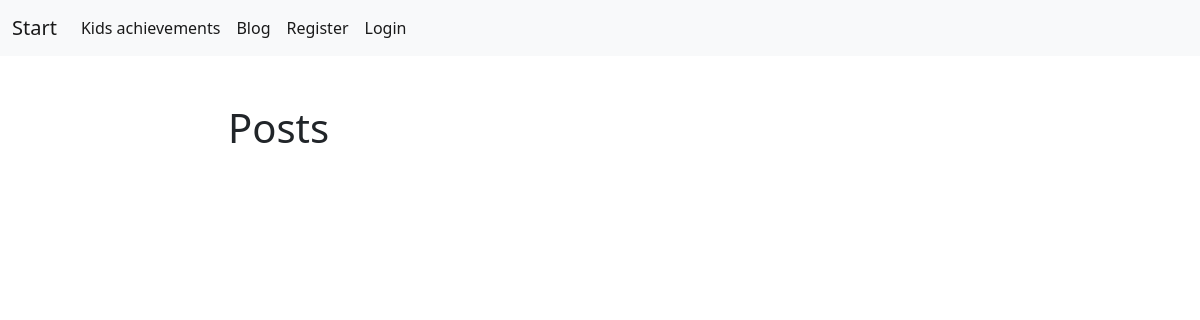
/blog/, run on an earlier commit of the app's database.
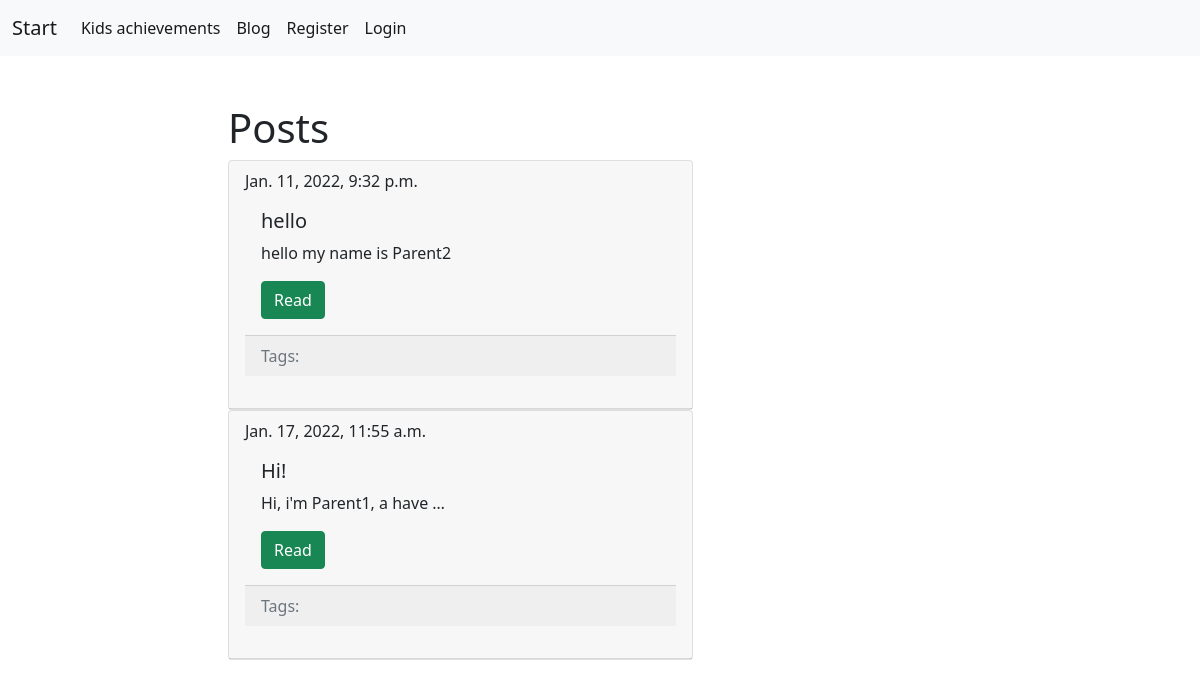
And on a later commit of the database.
### blog/models.py (models this page shows, shortened)
class Post(models.Model):
    title = models.CharField(max_length=150, db_index=True)
    slug = models.SlugField(max_length=150, unique=True, blank=True)
    body = models.TextField(blank=True, db_index=True)
    tags = models.ManyToManyField('Tag', blank=True, related_name='posts')
    date_pub = models.DateTimeField(auto_now_add=True)
    user = models.ForeignKey(User, on_delete=models.CASCADE)
    def get_absolute_url(self):
        return reverse('post_detail_url', kwargs={'slug': self.slug})

### blog/views.py (the view)
# urls.py: path('', posts_list, name='posts_list_url'),
def posts_list(request):
   p = Post.objects.all()
   return render(request, 'blog/index.html', context={"posts": p})

### blog/templates/blog/index.html (shortened to what this page needs)
{% extends "blog/base_blog.html" %}
{% block content %}
    <h1>Posts</h1>
    {% for post in posts %}
        {% include 'blog/includes/post_card_template.html' %}
    {% endfor %}
{% endblock %}

### blog/templates/blog/includes/post_card_template.html (shortened to what this page needs)
<div class="card">
  <div class="card-header">
      {{post.date_pub}}
     <div class="card-body">
    <h5 class="card-title">{{post.title}}</h5>
    <p class="card-text">{{post.body|truncatewords:5}}</p>
    <a href="{{ post.get_absolute_url }}" class="btn btn-success">Read</a>
         </div >
      <div class="card-footer text-muted">
          Tags:
       </div>
      <br>
  </div>
</div>

What changed in the data, as far as the page shows it:
added Post: date_pub "Jan. 11, 2022, 9:32 p.m.", title "hello", body "hello my name is Parent2"
added Post: date_pub "Jan. 17, 2022, 11:55 a.m.", title "Hi!", body "Hi, i'm Parent1, a have …"
